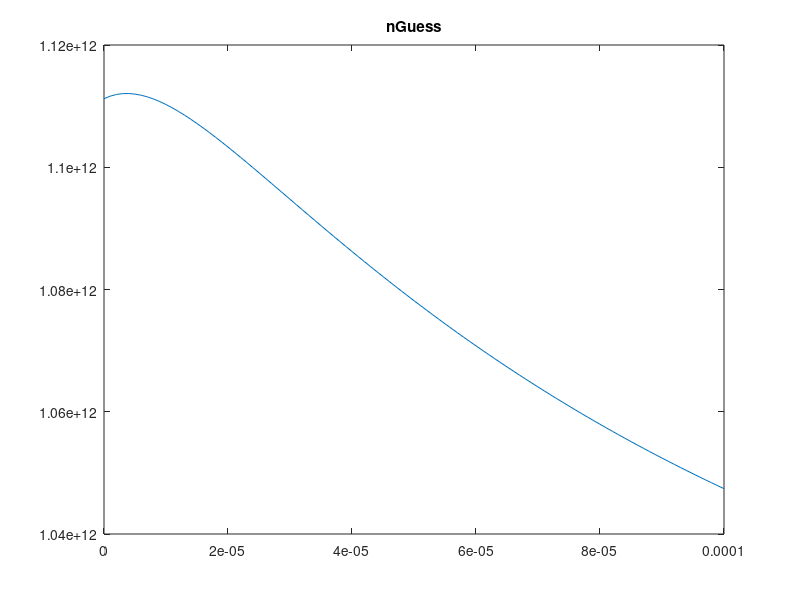
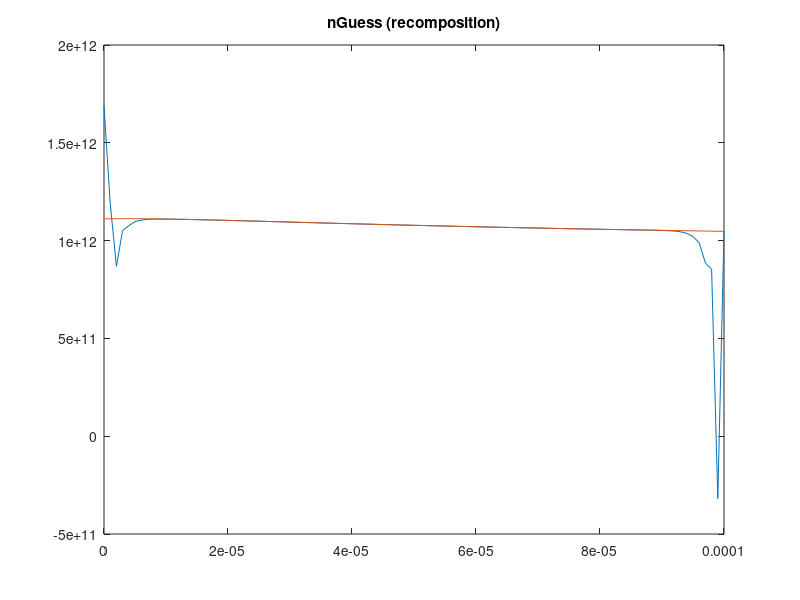

Write MATLAB code to recreate these figures, in order.
clear all
close all
t=cputime;
%profile on

%Version 1.0 of actual calculations
%Calculates the approximate solution of a known test function
%Uses numerical integration instead of symbolic integration
%The length of the testing regions can be varied
%The number of intervals can be varied
%The starting point of the testing region can be varied

%Collection of constants which may be useful

chi = 4.07; %(*electron affinity in eV*)
gamma = 5.47;  %(*ionization energy in eV*)
phi = chi + gamma/2; %(*work function in eV*)
Eg = gamma - chi;
ni = 2*10^6; %(*intrinsic carrier concentration in [1/cm^3]*)
me = 9.1*10^-31; %(*mass of electron  in kg*)
meffe = .067*me ;%(*mass in density of states for electrons [1]*)
meffh = .47*me; %(*mass in density of states for holes [1]*)
keV = 8.617*10^-5 ;%(*boltzmann  constant in eV/K*)
ksi = 1.38*10^-23; %(*boltzmann constant in J/K*)
T = 300; %(*Cell temperature in K*)
h = 6.626 * 10^-34;
Ec = -chi;
Ev = -gamma;
e0m = 8.854*10^-12;  %(*permittivity of free space in [s^4 A^2/m^3 kg]*)
e0 = e0m*10^-6; %(*permittivity of free space in [s^4 A^2/cm^3 kg]*)
er = 13.1; %(*permittivity ratio for a given material [1]*)
q = 1.6*10^-19; %(*Fundamental charge in C*)
taun = 10^-9; %(*electron lifetime in s*)
taup = 10^-9;%(*hole lifetime in s*)
mun = 8500; %(*electron mobility in cm^2/V s*)
mup = 400; %(*hole mobility in cm^2/V s*)
Dn = 220; %(*electron diffusivity in cm^2/s*)
Dp = 10; %(*hole diffusivity in cm^2/s*)
Sr = 10^5; %(*recombination velocity (in cm/s)*)
Wn = 10^-4; %(*Lenght of n-type region (in cm)*)
Wp = 10^-4; %(*Length of p-type region (in cm)*)


%Input the start and end points of the testing region and determine its
%length
startPoint = 0;
endPoint = Wn;
totalLength = endPoint-startPoint;

%Set number of intervals to divide domain into
numIntervals = 100;
intervalLength = totalLength/numIntervals;
dx = intervalLength;
maxIterations=1;
% Store node locations
node = 0:dx:totalLength;



%Random noise bounds
randLow=1;
randHigh=1;


filepath=strcat('stability test v6/rand',num2str(randLow),'/',num2str(numIntervals),'terms');
mkdir(filepath)

%(*Solar incidence data*)
alphaOpt = 10000; %(*/cm*) (*GaAs*)
Conc = 1;
Lflux = 2.0*10^17; %(*/cm^2 s *) (*photons absorbed by GaAs at 1 sun*)
R = 0.1; %(*reflection coefficient*)
Gop = @(x) alphaOpt*Conc*Lflux*(1 - R)*exp(-alphaOpt*(x));%(*/cm^3*) 


indexp = linspace(startPoint,totalLength+startPoint,numIntervals+1);
indexn = linspace(startPoint,totalLength+startPoint,numIntervals+1);

%Define general basis functions for interval 0 to 1
% Use inline functions; define generic basis functions and derivatives

%Phi function is chosen such that phi_right (f1) has f(0) = 1, f(1)=0, f'(0) = 1,
%f'(1)=0
%Phi function is chosen such that phi_left (f2) has f(0) = 0, f(1)=1, f'(0) = 1,
%f'(1)=0

f1 =@(x) (1-3.*x.^2+ 2.*x.^3);
f2 =@(x) (3*x.^2-2*x.^3); 

f1prime = @(x) (-6.*x + 6.*x.^2);
f2prime = @(x) (6.*x - 6.*x.^2);

f1primeprime = @(x) (-6 + 12.*x);
f2primeprime = @(x) (6 - 12.*x);

%Psi function is chosen such that psi_right (f3) has f'(0) = 1, f'(1)=0, f(0) =
%0, f(1)=0
%Psi function is chosen such that psi_left (f4) has f'(0) = 0, f'(1)=1, f(0) = 0,
%f(1)=0
%psi_left = -(x.^2-x.^3);
%psi_right = x- 2*x.^2+x.^3;
f3 = @(x) (x- 2*x.^2+x.^3)*dx;
f4 = @(x) (-x.^2+x.^3)*dx;


f3prime = @(x) (1 - 4.*x + 3.*x^2);
f4prime = @(x) (-2.*x + 3.*x.^2);

f3primeprime = @(x) (-4 + 6.*x);
f4primeprime = @(x) (-2 + 6.*x);



%%%%%%%%%%%%%%%%%%%%%%%%%%%%%%%%%%%%%%%%%%%%%%%%%%%%%%%%%%%%%%%%%%%%%%%%%%%%%%
%Set up known n(x) and p(x) distributions
%%%%%%%%%%%%%%%%%%%%%%%%%%%%%%%%%%%%%%%%%%%%%%%%%%%%%%%%%%%%%%%%%%%%%%%%%%%%%%

%Maximum tolerable error in numeric integration steps, can be this large
%due to magnitude of most outputs (10^(large number))
Error = 100;

%Set up initial guess for p(x).  The curve goes has the vague shape of the
%expected output (peak near 0 and vaguely exponential).

%%%%%%%%%%%%%%%%%%%%%%%%%%%%%%%%%%%%%%%%%%%%%%%%%%
%NOTE: If pGuess is change, initial BCs for pGuess must also be changed
%%%%%%%%%%%%%%%%%%%%%%%%%%%%%%%%%%%%%%%%%%%%%%%%%%
p1=-2.4469*10^11;
p2=1.34584*10^12;
p3=-10^9;
gammap1=100000;
gammap2=10000;
gammap3=1;

%Symbolic form of pGuess
pGuess = @(x) p1*exp(-gammap1*x)+p2*exp(-gammap2*x)+p3*exp(-gammap3*x);

n1=-1.79577*10^10;
n2=1.29167*10^11;
n3=10^12;
gamman1=100000;
gamman2=10000;
gamman3=1;

%Symbolic form of nGuess
nGuess = @(x) n1*exp(-gamman1*x)+n2*exp(-gamman2*x)+n3*exp(-gamman3*x);

cn1 = Dn - ksi*T*mun/q;
%cn2 = ksi*T*mun/q *diff(pGuess_syms, x)/pGuess_syms;
%cn3 = ksi*T*mun/q*(diff(pGuess_syms, x,2)/pGuess_syms - (diff(pGuess_syms, x)/pGuess_syms)^2) - 1/taun;

cp1 = ksi*T*mup/q - Dp;
%cp2 = -ksi*T*mup/q*diff(nGuess_syms, x)/nGuess_syms;
%cp3 = ksi*T*mup/q*((diff(nGuess_syms, x)/nGuess_syms)^2 - diff(nGuess_syms, x,2)/nGuess_syms) - 1/taup;

nprime = @(x) -cn1.*(n1*gamman1*exp(-gamman1*x) + n2*gamman2*exp(-gamman2*x) + n3*gamman3*exp(-gamman3*x));

Gopn = @(x) cn1.*(n1*(gamman1*gamman1)*exp(-gamman1*x) + n2*(gamman2*gamman2)*exp(-gamman2*x) + n3*(gamman3*gamman3)*exp(-gamman3*x));

fig2 = figure;
plot(node,nGuess(node)), title('nGuess')
saveas(fig2,strcat(filepath,'/nGuess.jpg'))


%Convert initial guess into form finite element composition
%This will allow it to be usable in later calculations

%Boundary conditions of test function put into form usable for the
%calculations below
 

%%%%%%%%%%%%%%%%%%%%%%%%%%%%%%%%%%%%%%%%%%%%%%%%%%%%%%%%%%%%%%%%%%%%%%%%%%%%
%Calculate composition of n(x) in finite element space
%%%%%%%%%%%%%%%%%%%%%%%%%%%%%%%%%%%%%%%%%%%%%%%%%%%%%%%%%%%%%%%%%%%%%%%%%%
%alpha is boundary conditions term, n'(0)=alpha*n(0)
alpha = nprime(0)/nGuess(0);

%beta is boundary condition term, n'(L) = beta n(L)
beta= nprime(totalLength)/nGuess(totalLength);

massmatrix = sparse(2*(numIntervals+1)-2,2*(numIntervals+1)-2);

massrhs = zeros(2*(numIntervals+1)-2,1);


for k = 1:numIntervals-2
	%% Phi(k-1) Phi(k-1)
	massmatrix(2*k,2*k) = massmatrix(2*k,2*k) + quad(@(x) f1((x-node(k+1))/dx).*f1((x-node(k+1))/dx),node(k+1),node(k+2));

	%% Phi(k-1) Phi(k)
	massmatrix(2*k,2*(k+1)) = massmatrix(2*k,2*(k+1)) + quad(@(x) f1((x-node(k+1))/dx).*f2((x-node(k+1))/dx),node(k+1),node(k+2));

    
    
	%% Phi(k) Phi(k-1)
	massmatrix(2*(k+1),2*(k)) = massmatrix(2*(k+1),2*(k)) + quad(@(x) f2((x-node(k+1))/dx).*f1((x-node(k+1))/dx),node(k+1),node(k+2));

	%% Phi(k) Phi(k)
	massmatrix(2*(k+1),2*(k+1)) = massmatrix(2*(k+1),2*(k+1)) + quad(@(x) f2((x-node(k+1))/dx).*f2((x-node(k+1))/dx),node(k+1),node(k+2)); 

    
    
	%% Phi(k-1)Psi(k-1)
	massmatrix(2*k,2*k+1) = massmatrix(2*k,2*k+1) + quad(@(x) f1((x-node(k+1))/dx).*f3((x-node(k+1))/dx),node(k+1),node(k+2));

	%% Phi(k-1)Psi(k)
	massmatrix(2*k,2*(k+1)+1) = massmatrix(2*k,2*(k+1)+1) + quad(@(x) f1((x-node(k+1))/dx).*f4((x-node(k+1))/dx),node(k+1),node(k+2));

    
    
	%% Phi(k)Psi(k-1)
	massmatrix(2*(k+1),2*k+1) = massmatrix(2*(k+1),2*k+1) + quad(@(x) f2((x-node(k+1))/dx).*f3((x-node(k+1))/dx),node(k+1),node(k+2));

	%% Phi(k)Psi(k)
	massmatrix(2*(k+1),2*(k+1)+1) = massmatrix(2*(k+1),2*(k+1)+1) + quad(@(x) f2((x-node(k+1))/dx).*f4((x-node(k+1))/dx),node(k+1),node(k+2));

    
    
	%% Psi(k-1)Psi(k-1)
	massmatrix(2*k+1,2*k+1) = massmatrix(2*k+1,2*k+1) + quad(@(x) f3((x-node(k+1))/dx).*f3((x-node(k+1))/dx),node(k+1),node(k+2));

	%% Psi(k-1)Psi(k)
	massmatrix(2*k+1,2*(k+1)+1) = massmatrix(2*k+1,2*(k+1)+1) + quad(@(x) f3((x-node(k+1))/dx).*f4((x-node(k+1))/dx),node(k+1),node(k+2));

    
    
	%% Psi(k)Psi(k-1)
	massmatrix(2*(k+1)+1,2*k+1) = massmatrix(2*(k+1)+1,2*k+1) + quad(@(x) f4((x-node(k+1))/dx).*f3((x-node(k+1))/dx),node(k+1),node(k+2));

	%% Psi(k)Psi(k)
	massmatrix(2*(k+1)+1,2*(k+1)+1) = massmatrix(2*(k+1)+1,2*(k+1)+1) + quad(@(x) f4((x-node(k+1))/dx).*f4((x-node(k+1))/dx),node(k+1),node(k+2));

    
    
	%% Phi(k-1) n
	massrhs(2*k) =      massrhs(2*k) +        quad(@(x) f1((x-node(k+1))/dx).*nGuess(x),node(k+1),node(k+2));
	%% Phi(k) n
	massrhs(2*(k+1)) =  massrhs(2*(k+1)) +    quad(@(x) f2((x-node(k+1))/dx).*nGuess(x),node(k+1),node(k+2));
	%% Psi(k-1) n
	massrhs(2*k+1) =    massrhs(2*k+1) +      quad(@(x) f3((x-node(k+1))/dx).*nGuess(x),node(k+1),node(k+2));
	%% Psi(k) n
	massrhs(2*(k+1)+1) = massrhs(2*(k+1)+1) + quad(@(x) f4((x-node(k+1))/dx).*nGuess(x),node(k+1),node(k+2));

end

%Handle 1st interval 'half case'
massmatrix(1,1) = quad(@(x) (f1(x/dx) + alpha*f3(x/dx)).*(f1(x/dx) + alpha*f3(x/dx)),0,dx);
massmatrix(1,2) = quad(@(x) (f1(x/dx) + alpha*f3(x/dx)).*f2(x/dx),0,dx);
massmatrix(2,1) = quad(@(x) (f1(x/dx) + alpha*f3(x/dx)).*f2(x/dx),0,dx);
massmatrix(1,3) = quad(@(x) (f1(x/dx) + alpha*f3(x/dx)).*f4(x/dx),0,dx);
massmatrix(3,1) = quad(@(x) (f1(x/dx) + alpha*f3(x/dx)).*f4(x/dx),0,dx);

massmatrix(2,2) = massmatrix(2,2) + quad(@(x) f2(x/dx).*f2(x/dx),0,dx);
massmatrix(2,3) = massmatrix(2,3) + quad(@(x) f2(x/dx).*f4(x/dx),0,dx);
massmatrix(3,2) = massmatrix(3,2) + quad(@(x) f2(x/dx).*f4(x/dx),0,dx);
massmatrix(3,3) = massmatrix(3,3) + quad(@(x) f4(x/dx).*f4(x/dx),0,dx);

massrhs(1) = quad(@(x) (f1(x/dx) + alpha*f3(x/dx)).*nGuess(x),0,dx);
massrhs(2) = massrhs(2) + quad(@(x) f2(x/dx).*nGuess(x),0,dx);
massrhs(3) = massrhs(3) + quad(@(x) f4(x/dx).*nGuess(x),0,dx);

%Handle last interval 'half case'
last = 2*(numIntervals+1);
massmatrix(last,last) = quad(@(x) (f2((x-node(end)+dx)/dx) + beta*f4((x-node(end)+dx)/dx)).*(f2((x-node(end)+dx)/dx) + beta*f4((x-node(end)+dx)/dx)),node(end)-dx,node(end));
massmatrix(last,last-2) = quad(@(x) (f2((x-node(end)+dx)/dx) + beta*f4((x-node(end)+dx)/dx)).*f1((x-node(end)+dx)/dx),node(end)-dx,node(end));
massmatrix(last-2,last) = quad(@(x) (f2((x-node(end)+dx)/dx) + beta*f4((x-node(end)+dx)/dx)).*f1((x-node(end)+dx)/dx),node(end)-dx,node(end));

massmatrix(last,last-1) = quad(@(x) (f2((x-node(end)+dx)/dx) + beta*f4((x-node(end)+dx)/dx)).*f3((x-node(end)+dx)/dx),node(end)-dx,node(end));
massmatrix(last-1,last) = quad(@(x) (f2((x-node(end)+dx)/dx) + beta*f4((x-node(end)+dx)/dx)).*f3((x-node(end)+dx)/dx),node(end)-dx,node(end));

massmatrix(last-2,last-2) = massmatrix(last-2,last-2) + quad(@(x) f1((x-node(end)+dx)/dx).*f1((x-node(end)+dx)/dx),node(end)-dx,node(end));
massmatrix(last-2,last-1) = massmatrix(last-2,last-1) + quad(@(x) f1((x-node(end)+dx)/dx).*f3((x-node(end)+dx)/dx),node(end)-dx,node(end));
massmatrix(last-1,last-2) = massmatrix(last-1,last-2) + quad(@(x) f1((x-node(end)+dx)/dx).*f3((x-node(end)+dx)/dx),node(end)-dx,node(end));
massmatrix(last-1,last-1) = massmatrix(last-1,last-1) + quad(@(x) f3((x-node(end)+dx)/dx).*f3((x-node(end)+dx)/dx),node(end)-dx,node(end));

massrhs(last) = quad(@(x) (f2((x-node(end)+dx)/dx) + beta*f4((x-node(end)+dx)/dx)).*nGuess(x),node(end)-dx,node(end));

massrhs(last-2) = massrhs(last-2) + quad(@(x) f1((x-node(end)+dx)/dx).*nGuess(x),node(end)-dx,node(end));
massrhs(last-1) = massrhs(last-1) + quad(@(x) f3((x-node(end)+dx)/dx).*nGuess(x),node(end)-dx,node(end));



%%%%%%%%%%%%%%%%%%%%%%%%%%%%%%%%%%%%%%%%%%%%%%%%%%%%%%%%%%%%%%%%%%%%%%%
%Perform final calcs
%%%%%%%%%%%%%%%%%%%%%%%%%%%%%%%%%%%%%%%%%%%%%%%%%%%%%%%%%%%%%%%%%%%%%%%%%

%Solve simultaneous equations for basis function coefficients
Coeffsn = massmatrix\massrhs;


%Collect Cj's in an array for display purposes
Cnjs = zeros(1,numIntervals+1);
Dnjs = zeros(1,numIntervals+1);

for index=2:length(Cnjs)-1
   Cnjs(1,index) = Coeffsn(2*index-2);
   Dnjs(1,index) = Coeffsn(2*index-1);
end

%%%%%%%%%%%%%%%%%%%%%%%%%%%%%%%%%%%%%%%%%%%%
%Add in BC values omitted from calcs
%%%%%%%%%%%%%%%%%%%%%%%%%%%%%%%%%%%%%%%%%%%%%
Cnjs(1,1) = Coeffsn(1);
Dnjs(1,1) = alpha*Coeffsn(1);
Cnjs(1,numIntervals+1) = Coeffsn(length(Coeffsn));
Dnjs(1,numIntervals+1) = beta*Coeffsn(length(Coeffsn));


InitialCnjs = Cnjs;
InitialDnjs = Dnjs;

fig4 = figure;
plot(indexn,Cnjs,node,nGuess(node)),title('nGuess (recomposition)');
saveas(fig4,strcat(filepath,'/nGuess_recomposition.jpg'))


%Displays runtime of m-file
time = cputime-t

return




%%%%%%%%%%%%%%%%%%%%%%%%%%%%%%%%%%%%%%%%%%%%%%%%%%%%%%%%%%%%%%%%%%%%%%%%%%%%%%
%General BCs for calculated solutions
%%%%%%%%%%%%%%%%%%%%%%%%%%%%%%%%%%%%%%%%%%%%%%%%%%%%%%%%%%%%%%%%%%%%%%%%%%%%%%

%alpha is boundary conditions term, n'(0)=alpha*n(0)
alphan = Sr/Dn;

%beta is boundary condition term, n'(L) = beta n(L)
betan = -Sr/Dn;

%alpha is boundary conditions term, p'(0)=alpha*p(0)
alphap = Sr/Dp;
%beta is boundary condition term, p'(L) = beta p(L)
betap = -Sr/Dp;

pGuess = matlabFunction(pGuess_syms);
%%%%%%%%%%%%%%%%%%%%%%%%%%%%%%%%%%%%%%%%%%%%%%%%%%%%%%%%%%%%%%%%%%%%%%%%%%%%%%%
%End BCs
%%%%%%%%%%%%%%%%%%%%%%%%%%%%%%%%%%%%%%%%%%%%%%%%%%%%%%%%%%%%%%%%%%%%%%%%%%%%%%%
 
%%%%%%%%%%%%%%%%%%%%%%%%%%%%%%%%%%%%%%%%%%%%%%%%%%%%%%%%%%%%%%%%%%%%%%%%%%%%%%%
%Calculates for RHS of equation (forcing function times test functions)
%This calculation is performed outside the iterative loop, as it will not
%change over the course of changing p(x), n(x)
%%%%%%%%%%%%%%%%%%%%%%%%%%%%%%%%%%%%%%%%%%%%%%%%%%%%%%%%%%%%%%%%%%%%%%%%%%%%%%%

RHS = Gopn;

%Generate matrix of test functions against RHS of equation
rhs_matrix = zeros(2*(numIntervals+1)-2,1);

for k = 2:numIntervals
    %Phi test function
    rhs_matrix(2*k-2) = quad(@(x) RHS(x).*phi_left{k}(x),(k-2)*intervalLength+startPoint,(k-1)*intervalLength+startPoint,Error)+quad(@(x) RHS(x).*phi_right{k}(x),(k-1)*intervalLength+startPoint,(k)*intervalLength+startPoint,Error);
    
    %Psi test function
    rhs_matrix(2*k-1) = quad(@(x) RHS(x).*psi_left{k}(x),(k-2)*intervalLength+startPoint,(k-1)*intervalLength+startPoint,Error)+quad(@(x) RHS(x).*psi_right{k}(x),(k-1)*intervalLength+startPoint,(k)*intervalLength+startPoint,Error);
    
    
end

%Handle 1st interval 'half case'
%Phi test function
rhs_matrix(1) = quad(@(x) RHS(x).*(phi_right{1}(x)+alphan.*psi_right{1}(x)),startPoint,intervalLength+startPoint, Error);    

%Handle last interval 'half case'
%Phi test function
rhs_matrix(2*(numIntervals+1)-2) = quad(@(x) RHS(x).*(phi_left{numIntervals+1}(x)+betan.*psi_left{numIntervals+1}(x)),(numIntervals-1)*intervalLength+startPoint,(numIntervals)*intervalLength+startPoint,Error);
   
RHSOutn =rhs_matrix;

%%%%%%%%%%%%%%%%%%%%%%%%%%%%%%%%%%%%%%%%%%%%%%%%%%%%%%%%%%%%%%%%%%%%%%%%%%%%%%%
%End RHS calculations
%%%%%%%%%%%%%%%%%%%%%%%%%%%%%%%%%%%%%%%%%%%%%%%%%%%%%%%%%%%%%%%%%%%%%%%%%%%%%%%



% %%%%%%%%%%%%%%%%%%%%%%%%%%%%%%%%%%%%%%%%%%%%%%%%%%%%%%%%%%%%%%%%%%%%%%%%%%%%%%
% %Fill matrix associated with n''(x) term
% %Performed outside iterative loop because this term is not influenced by
% %p(x) or n(x).  Should not change over calculations.
% %%%%%%%%%%%%%%%%%%%%%%%%%%%%%%%%%%%%%%%%%%%%%%%%%%%%%%%%%%%%%%%%%%%%%%%%%%%%%%
% %Front end coefficient of n''(x) term
    Cn1=Dn - ksi*T*mun/q;

%Set up empty matrix for holding coefficients
%Put Phi basis functions on odd rows, put Psi basis functions on even rows
%Subtract 2 rows and 2 columns to account for Boundary Condition
%limitations
    matrix1 = zeros(2*(numIntervals+1)-2,2*(numIntervals+1)-2);

for k = 3:numIntervals-1
 
   
    %%Calculate for interval's Phi basis function
    %%Corresponds to column Ck
    %Phi(k) Phi(k-1)
    matrix1(2*k-4,2*k-2) = quad(@(x) d2_phi_left{k}(x).*phi_right{k-1}(x),(k-2)*intervalLength+startPoint, (k-1)*intervalLength+startPoint,Error);

    %Phi(k) Psi(k-1)
    matrix1(2*k-3,2*k-2) = quad(@(x) d2_phi_left{k}(x).*psi_right{k-1}(x),(k-2)*intervalLength+startPoint, (k-1)*intervalLength+startPoint,Error);
   
    %Phi(k) Phi(k) 
    matrix1(2*k-2,2*k-2) = quad(@(x) d2_phi_left{k}(x).*phi_left{k}(x),   (k-2)*intervalLength+startPoint,(k-1)*intervalLength+startPoint,Error)+quad(@(x) d2_phi_right{k}(x).*phi_right{k}(x),(k-1)*intervalLength+startPoint, (k)*intervalLength+startPoint,Error);
    
    %Phi(k) Psi(k)
    matrix1(2*k-1,2*k-2) = quad(@(x) d2_phi_left{k}(x).*psi_left{k}(x),   (k-2)*intervalLength+startPoint,(k-1)*intervalLength+startPoint,Error)+quad(@(x) d2_phi_right{k}(x).*psi_right{k}(x),(k-1)*intervalLength+startPoint, (k)*intervalLength+startPoint,Error);
    
    %Phi(k) Phi(k+1)
    matrix1(2*k,2*k-2) =   quad(@(x) d2_phi_right{k}(x).*phi_left{k+1}(x),(k-1)*intervalLength+startPoint, (k)*intervalLength+startPoint,Error);
    
    %Phi(k) Psi(k+1)
    matrix1(2*k+1,2*k-2) = quad(@(x) d2_phi_right{k}(x).*psi_left{k+1}(x),(k-1)*intervalLength+startPoint, (k)*intervalLength+startPoint,Error);   
     

    %%Calculate for interval's Psi basis function
    %Corresponds to column Dk
    %%Psi(k) Phi(k-1)
    matrix1(2*k-4,2*k-1) = quad(@(x) d2_psi_left{k}(x).*phi_right{k-1}(x), (k-2)*intervalLength+startPoint, (k-1)*intervalLength+startPoint,Error);

    %Psi(k) Psi(k-1)
    matrix1(2*k-3,2*k-1) = quad(@(x) d2_psi_left{k}(x).*psi_right{k-1}(x), (k-2)*intervalLength+startPoint, (k-1)*intervalLength+startPoint,Error);
   
    %Psi(k) Phi(k)
    matrix1(2*k-2,2*k-1) = quad(@(x) d2_psi_left{k}(x).*phi_left{k}(x),    (k-2)*intervalLength+startPoint, (k-1)*intervalLength+startPoint,Error)+quad(@(x) d2_psi_right{k}(x).*phi_right{k}(x),(k-1)*intervalLength+startPoint, (k)*intervalLength+startPoint,Error);
    
    %Psi(k) Psi(k)
    matrix1(2*k-1,2*k-1) = quad(@(x) d2_psi_left{k}(x).*psi_left{k}(x),    (k-2)*intervalLength+startPoint, (k-1)*intervalLength+startPoint,Error)+quad(@(x) d2_psi_right{k}(x).*psi_right{k}(x),(k-1)*intervalLength+startPoint,(k)*intervalLength+startPoint,Error);
    
    %Psi(k) Phi(k+1)
    matrix1(2*k,2*k-1) =   quad(@(x) d2_psi_right{k}(x).*phi_left{k+1}(x),(k-1)*intervalLength+startPoint, (k)*intervalLength+startPoint,Error);
    
    %Psi(k) Psi(k+1)
    matrix1(2*k+1,2*k-1) = quad(@(x) d2_psi_right{k}(x).*psi_left{k+1}(x),(k-1)*intervalLength+startPoint, (k)*intervalLength+startPoint,Error);
    
end

%Handle 1st interval 'half case'
%Phis
matrix1(1,1) = quad(@(x) d2_phi_right{1}(x).*(phi_right{1}(x)+alphan.*psi_right{1}(x)), startPoint, intervalLength+startPoint,Error)+alphan*quad(@(x) d2_psi_right{1}(x).*(phi_right{1}(x)+alphan.*psi_right{1}(x)),startPoint, intervalLength+startPoint,Error);
matrix1(2,1) = quad(@(x) d2_phi_right{1}(x).*phi_left{2}(x),startPoint, intervalLength+startPoint,Error)                            +alphan*quad(@(x) d2_psi_right{1}(x).*phi_left{2}(x),startPoint, intervalLength+startPoint,Error);
matrix1(3,1) = quad(@(x) d2_phi_right{1}(x).*psi_left{2}(x),startPoint, intervalLength+startPoint,Error)                            +alphan*quad(@(x) d2_psi_right{1}(x).*psi_left{2}(x),startPoint, intervalLength+startPoint,Error);


%Handle last interval 'half case'
%Phis 
matrix1(2*(numIntervals)-2,2*(numIntervals+1)-2)= quad(@(x) d2_phi_left{numIntervals+1}(x).*phi_right{numIntervals}(x),(numIntervals-1)*intervalLength+startPoint, (numIntervals)*intervalLength+startPoint,Error)                                      +betan*quad(@(x) d2_psi_left{numIntervals+1}(x).*phi_right{numIntervals}(x),(numIntervals-1)*intervalLength+startPoint, (numIntervals)*intervalLength+startPoint,Error);
matrix1(2*(numIntervals)-1,2*(numIntervals+1)-2)= quad(@(x) d2_phi_left{numIntervals+1}(x).*psi_right{numIntervals}(x),(numIntervals-1)*intervalLength+startPoint, (numIntervals)*intervalLength+startPoint,Error)                                      +betan*quad(@(x) d2_psi_left{numIntervals+1}(x).*psi_right{numIntervals}(x),(numIntervals-1)*intervalLength+startPoint, (numIntervals)*intervalLength+startPoint,Error);
matrix1(2*(numIntervals),2*(numIntervals+1)-2)=   quad(@(x) d2_phi_left{numIntervals+1}(x).*(phi_left{numIntervals+1}(x)+betan.*psi_left{numIntervals+1}(x)),(numIntervals-1)*intervalLength+startPoint, (numIntervals)*intervalLength+startPoint,Error)+betan*quad(@(x) d2_psi_left{numIntervals+1}(x).*(phi_left{numIntervals+1}(x)+betan.*psi_left{numIntervals+1}(x)),(numIntervals-1)*intervalLength+startPoint, (numIntervals)*intervalLength+startPoint,Error);


%Handle interval 2 and n-1 case
%These intervals generate terms in the rows that would normally be in the
%for-loop matrix, but are omitted due to boundary conditions.  Due to the
%unusual number fo rows included in the final matrix, they must be input
%separately.

%Interval 2
%Phis
%Code is copied for code in for-loop above
k=2; 
%Phi(k) Phi(k-1) 
matrix1(2*k-3,2*k-2) = quad(@(x) d2_phi_left{k}(x).*(phi_right{1}(x)+alphan.*psi_right{1}(x)),(k-2)*intervalLength+startPoint, (k-1)*intervalLength+startPoint,Error);
 
%Phi(k) Psi(k-1)
%Omitted because of Psi(k-1) test function term, all subsequent terms are
%shifted up one spot. 

%Phi(k) Phi(k)
matrix1(2*k-2,2*k-2) = quad(@(x) d2_phi_left{k}(x).*phi_left{k}(x),   (k-2)*intervalLength+startPoint,(k-1)*intervalLength+startPoint,Error)+quad(@(x) d2_phi_right{k}(x).*phi_right{k}(x),(k-1)*intervalLength+startPoint, (k)*intervalLength+startPoint,Error);
    
%Phi(k) Psi(k)
matrix1(2*k-1,2*k-2) = quad(@(x) d2_phi_left{k}(x).*psi_left{k}(x),   (k-2)*intervalLength+startPoint,(k-1)*intervalLength+startPoint,Error)+quad(@(x) d2_phi_right{k}(x).*psi_right{k}(x),(k-1)*intervalLength+startPoint, (k)*intervalLength+startPoint,Error);
    
%Phi(k) Phi(k+1)
matrix1(2*k,2*k-2) =   quad(@(x) d2_phi_right{k}(x).*phi_left{k+1}(x),(k-1)*intervalLength+startPoint, (k)*intervalLength+startPoint,Error);
    
%Phi(k) Psi(k+1)
matrix1(2*k+1,2*k-2) = quad(@(x) d2_phi_right{k}(x).*psi_left{k+1}(x),(k-1)*intervalLength+startPoint, (k)*intervalLength+startPoint,Error);  

%%Calculate for interval's Psi basis function
%Corresponds to column Dk
%%Psi(k) Phi(k-1)
matrix1(2*k-3,2*k-1) = quad(@(x) d2_psi_left{k}(x).*(phi_right{1}(x)+alphan.*psi_right{1}(x)), (k-2)*intervalLength+startPoint, (k-1)*intervalLength+startPoint,Error);
  
%Psi(k) Phi(k)
matrix1(2*k-2,2*k-1) = quad(@(x) d2_psi_left{k}(x).*phi_left{k}(x),   (k-2)*intervalLength+startPoint, (k-1)*intervalLength+startPoint,Error)+quad(@(x) d2_psi_right{k}(x).*phi_right{k}(x),(k-1)*intervalLength+startPoint, (k)*intervalLength+startPoint,Error);
   
%Psi(k) Psi(k)
matrix1(2*k-1,2*k-1) = quad(@(x) d2_psi_left{k}(x).*psi_left{k}(x),   (k-2)*intervalLength+startPoint, (k-1)*intervalLength+startPoint,Error)+quad(@(x) d2_psi_right{k}(x).*psi_right{k}(x),(k-1)*intervalLength+startPoint,(k)*intervalLength+startPoint,Error);
    
%Psi(k) Phi(k+1)
matrix1(2*k,2*k-1) = quad(@(x)   d2_psi_right{k}(x).*phi_left{k+1}(x),(k-1)*intervalLength+startPoint, (k)*intervalLength+startPoint,Error);
    
%Psi(k) Psi(k+1)
matrix1(2*k+1,2*k-1) = quad(@(x) d2_psi_right{k}(x).*psi_left{k+1}(x),(k-1)*intervalLength+startPoint, (k)*intervalLength+startPoint,Error);
    
    
%Interval n-1
%Phis
%Code is copied for code in for-loop above
k=numIntervals;
%Phi(k) Phi(k-1)
matrix1(2*k-4,2*k-2) = quad(@(x) d2_phi_left{k}(x).*phi_right{k-1}(x),(k-2)*intervalLength+startPoint, (k-1)*intervalLength+startPoint,Error);
 
%Phi(k) Psi(k-1)
%Omitted because of Psi(k-1) test function term, all subsequent terms are shifted up one spot. 
matrix1(2*k-3,2*k-2) = quad(@(x) d2_phi_left{k}(x).*psi_right{k-1}(x),(k-2)*intervalLength+startPoint, (k-1)*intervalLength+startPoint,Error);
 
%Phi(k) Phi(k)
matrix1(2*k-2,2*k-2) = quad(@(x) d2_phi_left{k}(x).*phi_left{k}(x),   (k-2)*intervalLength+startPoint,(k-1)*intervalLength+startPoint,Error)+quad(@(x) d2_phi_right{k}(x).*phi_right{k}(x),(k-1)*intervalLength+startPoint, (k)*intervalLength+startPoint,Error);
    
%Phi(k) Psi(k)
matrix1(2*k-1,2*k-2) = quad(@(x) d2_phi_left{k}(x).*psi_left{k}(x),   (k-2)*intervalLength+startPoint,(k-1)*intervalLength+startPoint,Error)+quad(@(x) d2_phi_right{k}(x).*psi_right{k}(x),(k-1)*intervalLength+startPoint, (k)*intervalLength+startPoint,Error);
    
%Phi(k) Phi(k+1)
matrix1(2*k,2*k-2) =   quad(@(x) d2_phi_right{k}(x).*(phi_left{numIntervals+1}(x)+betan.*psi_left{numIntervals+1}(x)),(k-1)*intervalLength+startPoint, (k)*intervalLength+startPoint,Error);
    


%%Calculate for interval's Psi basis function
%Corresponds to column Dk
%%Psi(k) Phi(k-1)
matrix1(2*k-4,2*k-1) = quad(@(x) d2_psi_left{k}(x).*phi_right{k-1}(x), (k-2)*intervalLength+startPoint, (k-1)*intervalLength+startPoint,Error);

%Psi(k) Psi(k-1)
matrix1(2*k-3,2*k-1) = quad(@(x) d2_psi_left{k}(x).*psi_right{k-1}(x), (k-2)*intervalLength+startPoint, (k-1)*intervalLength+startPoint,Error);
   
%Psi(k) Phi(k)
matrix1(2*k-2,2*k-1) = quad(@(x) d2_psi_left{k}(x).*phi_left{k}(x),    (k-2)*intervalLength+startPoint, (k-1)*intervalLength+startPoint,Error)+quad(@(x) d2_psi_right{k}(x).*phi_right{k}(x),(k-1)*intervalLength+startPoint, (k)*intervalLength+startPoint,Error);
   
%Psi(k) Psi(k)
matrix1(2*k-1,2*k-1) = quad(@(x) d2_psi_left{k}(x).*psi_left{k}(x),    (k-2)*intervalLength+startPoint, (k-1)*intervalLength+startPoint,Error)+quad(@(x) d2_psi_right{k}(x).*psi_right{k}(x),(k-1)*intervalLength+startPoint, (k)*intervalLength+startPoint,Error);
    
%Psi(k) Phi(k+1)
matrix1(2*k,2*k-1) =   quad(@(x) d2_psi_right{k}(x).*(phi_left{numIntervals+1}(x)+betan.*psi_left{numIntervals+1}(x)),(k-1)*intervalLength+startPoint, (k)*intervalLength+startPoint,Error);
    

    Matrix1Finaln = Cn1*matrix1;
% %%%%%%%%%%%%%%%%%%%%%%%%%%%%%%%%%%%%%%%%%%%%%%%%%%%%%%%%%%%%%%%%%%%%%%%%%%%%%%%%
% %End matrix of n''(x) term
% %%%%%%%%%%%%%%%%%%%%%%%%%%%%%%%%%%%%%%%%%%%%%%%%%%%%%%%%%%%%%%%%%%%%%%%%%%%%%%%%
 

%%%%%%%%%%%%%%%%%%%%%%%%%%%%%%%%%%%%%%%%%%%%%%%%%%%%%%%%%%%%%%%%%%
%Vestiges from more expansive versions of code
%Output matrices from these sections should empty
%%%%%%%%%%%%%%%%%%%%%%%%%%%%%%%%%%%%%%%%%%%%%%%%%%%%%%%%%%%%%

iterationCount=1;


%%%%%%%%%%%%%%%%%%%%%%%%%%%%%%%%%%%%%%%%%%%%%%%%%%%%%%%%%%%%%%%%%%%%%%%%%%%%%%%%
%Fill matrix associated with n'(x) term
%%%%%%%%%%%%%%%%%%%%%%%%%%%%%%%%%%%%%%%%%%%%%%%%%%%%%%%%%%%%%%%%%%%%%%%%%%%%%%%%

%Front end coefficient for this matrix.  DOES NOT INCLUDE CONTRIBUTION FROM
%p(x) DISTRIBUTION.
     Cn2 = ksi*T*mun/q;

     matrix2 = zeros(2*(numIntervals+1)-2,2*(numIntervals+1)-2);

  Matrix2Finaln = Cn2*matrix2;
% %%%%%%%%%%%%%%%%%%%%%%%%%%%%%%%%%%%%%%%%%%%%%%%%%%%%%%%%%%%%%%%%%%%%%%%%%%%%%%%%
% %End matrix of n'(x) term
% %%%%%%%%%%%%%%%%%%%%%%%%%%%%%%%%%%%%%%%%%%%%%%%%%%%%%%%%%%%%%%%%%%%%%%%%%%%%%%%%
% 
% 
% 
% 
% 
% %%%%%%%%%%%%%%%%%%%%%%%%%%%%%%%%%%%%%%%%%%%%%%%%%%%%%%%%%%%%%%%%%%%%%%%%%%%%%%%%
% %Fill matrix associated with n(x) term
% %%%%%%%%%%%%%%%%%%%%%%%%%%%%%%%%%%%%%%%%%%%%%%%%%%%%%%%%%%%%%%%%%%%%%%%%%%%%%%%%
% 
matrix3 = zeros(2*(numIntervals+1)-2,2*(numIntervals+1)-2);

Matrix3Finaln = matrix3;
% %%%%%%%%%%%%%%%%%%%%%%%%%%%%%%%%%%%%%%%%%%%%%%%%%%%%%%%%%%%%%%%%%%%%%%%%%%%%%%%%
% %End matrix of n(x) term
% %%%%%%%%%%%%%%%%%%%%%%%%%%%%%%%%%%%%%%%%%%%%%%%%%%%%%%%%%%%%%%%%%%%%%%%%%%%%%%%%
% 
%Combine expressions from each portion for total matrix of LHS
LHSn = Matrix1Finaln +Matrix2Finaln +Matrix3Finaln;


figure
peclet = Cn2/Cn1*InitialDpjs./InitialCpjs*intervalLength;
plot(peclet)

%Solve simultaneous equations for basis function coefficients
Coeffsn = LHSn\RHSOutn;

%Collect Cj's in an array for display purposes
Cnjs = zeros(1,numIntervals+1);
Dnjs = zeros(1,numIntervals+1);

for index=2:length(Cnjs)-1
   Cnjs(1,index) = Coeffsn(2*index-2);
   Dnjs(1,index) = Coeffsn(2*index-1);
end

%%%%%%%%%%%%%%%%%%%%%%%%%%%%%%%%%%%%%%%%%%%%
%Add in BC values omitted from calcs
%%%%%%%%%%%%%%%%%%%%%%%%%%%%%%%%%%%%%%%%%%%%%
Cnjs(1,1) = Coeffsn(1);
Dnjs(1,1) = alphan*Coeffsn(1);
Cnjs(1,numIntervals+1) = Coeffsn(length(Coeffsn));
Dnjs(1,numIntervals+1) = betan*Coeffsn(length(Coeffsn));


fig4 = figure;
plot(indexn,Cnjs,indexn,subs(nGuess,x,indexn));title('n(x) calculated');
saveas(fig4,strcat(filepath,'/n_calculated_iteration',num2str(iterationCount),'.jpg'))

fig6 = figure;
plot(indexn,Dnjs,indexn,subs(diff(nGuess,x,1),x,indexn)),title('nprime calculated');
saveas(fig6,strcat(filepath,'/nprime_calculated_iteration',num2str(iterationCount),'.jpg'))


 save(strcat(filepath,'/','iteration',num2str(iterationCount),'.mat'))


%Displays runtime of m-file
time = cputime-t

%Store variable values to be used later
save(strcat(filepath,'/',num2str(numIntervals),'terms.mat'))